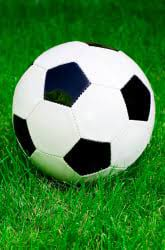
#> input picture images.jpeg, 165 x 250 px
$ jupyter execute --allow-errors 'Optical Flow.ipynb'
#> lines starting #> are read from the running program, lines starting #| are printed output that depends on the picture
# Problem Statement:
This project aims to evaluate the performance of the Lucas-Kanade optical flow method in estimating motion between images under two different conditions: small motion (simple shift) and affine transformation (large motion). The goal is to analyze its accuracy by comparing estimated motion vectors with ground truth transformations.

## Capturing Corresponding Points for Projective Transformation
To apply a projective transformation, we first need to define a set of corresponding points between the original and transformed images. This function, Capture_Points(img), allows us to manually select four original points and their corresponding transformed points using mouse clicks. The function ensures that the selection alternates between original (green) and transformed (red) points, guaranteeing a proper mapping for the transformation. Once all eight points (four pairs) are selected, they are stored in NumPy arrays, which are required for computing the transformation matrix. The function provides a visual indication of the selected points, ensuring accuracy.

[cell 1]
import cv2
import numpy as np
import matplotlib.pyplot as plt
def Capture_Points(img):
    """
    Function to capture 8 clicks:
    - First click → pts_original
    - Second click → pts_transformed
    - Alternates until 8 clicks are done.

    Returns:
        pts_original (np.float32): 4 selected original points
        pts_transformed (np.float32): 4 corresponding transformed points
    """
    pts_original_list = []
    pts_transformed_list = []
    click_count = 0
    img_copy = img.copy()

    def Capture_Event(event, x, y, flags, param):
        nonlocal click_count  # Allows modifying outer function variable
        if event == cv2.EVENT_LBUTTONDOWN:
            click_count += 1

            if click_count % 2 == 1:  # Odd clicks → Original points
                pts_original_list.append([x, y])
                color = (0, 255, 0)  # Green
            else:  # Even clicks → Transformed points
                pts_transformed_list.append([x, y])
                color = (0, 0, 255)  # Red

            # Draw a small circle at clicked point
            cv2.circle(img_copy, (x, y), 5, color, -1)
            cv2.imshow('Select Points', img_copy)

            # Stop when 8 clicks (4 pairs) are selected
            if click_count == 8:
                cv2.setMouseCallback('Select Points', lambda *args: None)  # Disable further clicks
                print("Selection complete!")

    # Show image and set mouse callback
    cv2.imshow('Select Points', img_copy)
    cv2.setMouseCallback('Select Points', Capture_Event)

    # Wait for user to finish selection
    cv2.waitKey(0)
    cv2.destroyAllWindows()

    # Convert lists to NumPy float32 arrays and return
    pts_original = np.float32(pts_original_list)
    pts_transformed = np.float32(pts_transformed_list)

    return pts_original, pts_transformed

## Applying Projective Transformation to an Image
To achieve projective transformation, we first load the image using OpenCV and extract its height and width. After displaying the original image using Matplotlib, we call the Capture_Points(img) function to manually select four corresponding points in the original and transformed images. These selected points allow us to compute the homography matrix (H) using cv2.getPerspectiveTransform(), which defines the transformation from the original image to the warped (transformed) image. Once the transformation matrix is obtained, we apply the perspective warp using cv2.warpPerspective(), which maps the original image onto the new coordinate system. Finally, we convert the image from BGR to RGB (for correct color display in Matplotlib) and visualize the warped image, confirming that the transformation has been successfully applied.

[cell 2]
import cv2
import numpy as np
import matplotlib.pyplot as plt
# Load image
image = cv2.imread("images.jpeg")
#> image is the input picture: shape (250, 165, 3); mean B, G, R 70.9, 133.9, 72.2
height, width = image.shape[:2]
#> height = 250; width = 165

# === MAIN PROGRAM ===
if __name__ == "__main__":
    # Load image
    img = cv2.imread('images.jpeg', 1)

    # Display using Matplotlib
    plt.figure(figsize=(8, 6))
    plt.imshow(img)
    plt.axis("off")  # Hide axes
    plt.title("Orignial image")
    plt.show()


    # Call function and get selected points
    pts_original, pts_transformed = Capture_Points(img)
#> pts_original = empty array; pts_transformed = empty array

    # Print selected points
    print("pts_original =", pts_original)
#| pts_original = []
    print("pts_transformed =", pts_transformed)
#| pts_transformed = []


# Compute the projective transformation matrix
#> (the rest of this cell did not finish here and is left out)

## Applying Lucas-Kanade Optical Flow
We first convert both images to grayscale for efficient processing. Then, we detect strong feature points using cv2.goodFeaturesToTrack(), which finds high-contrast corners suitable for tracking.

Next, we apply Lucas-Kanade optical flow using cv2.calcOpticalFlowPyrLK(), which estimates how these feature points move between the original and warped images. The motion is computed by minimizing the brightness constancy error:

$$
I(x, y, t) = I(x + u, y + v, t + 1)
$$

(u,v) is the displacement vector. Finally, we filter out unreliable points to retain only successfully tracked features, which will be used for comparing estimated motion with ground truth.

[cell 3]
# Convert images to grayscale
gray1 = cv2.cvtColor(image, cv2.COLOR_BGR2GRAY)
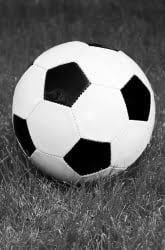
#> gray1: shape (250, 165); min 0, max 255, mean 108.3
#> (the rest of this cell did not finish here and is left out)

## Visualizing Optical Flow
We create a copy of the original image to draw motion tracks. Each tracked point is visualized by:

Green lines showing the displacement from the original to the new position.

Blue circles marking the new positions of the tracked points.

This visualization helps in analyzing how well Lucas-Kanade optical flow estimates small motion by comparing it with the ground truth transformation applied earlier.

[cell 4]
# Create a copy of the original image to draw optical flow
flow_img = image.copy()

# Draw the tracks
#> (the rest of this cell did not finish here and is left out)

## Evaluating Optical Flow Accuracy
To compare Lucas-Kanade optical flow with the ground truth transformation, we first convert the detected feature points (p0) into homogeneous coordinates by adding a third dimension (1) for matrix multiplication. We then apply the projective transformation matrix H to obtain the transformed points:

$$
p' = H \cdot p
$$

where p is the original point in homogeneous coordinates. After converting back to 2D, we compute the displacement error by measuring the Euclidean distance between the Lucas-Kanade estimated points (good_new) and the ground truth transformed points (p0_transformed). Finally, we calculate the mean error, which quantifies how accurately optical flow tracks motion.

#> (a cell that did not finish here is left out)

## Comparing Optical Flow with Ground Truth
To visually compare the Lucas-Kanade optical flow results with the ground truth motion, we plot motion vectors for both:

Blue arrows represent the ground truth motion, i.e., the displacement calculated from the projective transformation.
Red arrows represent the Lucas-Kanade estimated motion, showing how well the optical flow method tracks the points.
This visualization helps us to assess the accuracy of Lucas-Kanade optical flow by directly comparing the estimated motion with the true transformation, offering a clear representation of the error or alignment between the two.

[cell 6]
import matplotlib.pyplot as plt

# Plot the motion vectors
plt.figure(figsize=(8, 6))
plt.imshow(cv2.cvtColor(image, cv2.COLOR_BGR2RGB))

# Plot ground truth motion (blue)
#> (the rest of this cell did not finish here and is left out)

## Applying Affine Transformation
To perform affine transformation, we start by selecting the first three points from both the original and transformed point sets. These points define a linear transformation that preserves parallelism and relative distances, but not angles or sizes.

Using cv2.getAffineTransform(), we compute the affine transformation matrix A that maps the selected points in the original image to their corresponding locations in the transformed image. This matrix is then used to apply the affine transformation to the original image using cv2.warpAffine().

Finally, we display the affine-transformed image with Matplotlib, allowing us to visualize the effect of the affine transformation. This step simulates a rigid motion (rotation, translation, scaling) on the image. The result is useful for comparing with optical flow results, especially when handling larger motions.

[cell 7]
import cv2
import numpy as np
import matplotlib.pyplot as plt

if __name__ == "__main__":
    # Load image
    img = cv2.imread('images.jpeg', 1)

    # Display using Matplotlib
    plt.figure(figsize=(8, 6))
    plt.imshow(img)
    plt.axis("off")  # Hide axes
    plt.title("Orignial image")
    plt.show()


    # Call function and get selected points
    pts_original, pts_transformed = Capture_Points(img)

    # Print selected points
    print("pts_original =", pts_original)
#| pts_original = []
    print("pts_transformed =", pts_transformed)
#| pts_transformed = []

# Select the first 3 points for affine transformation
pts_original_affine = pts_original[:3]  # Take first 3 points
#> pts_original_affine = empty array
pts_transformed_affine = pts_transformed[:3]  # Take first 3 transformed points
#> pts_transformed_affine = empty array

# Compute the affine transformation matrix
#> (the rest of this cell did not finish here and is left out)
